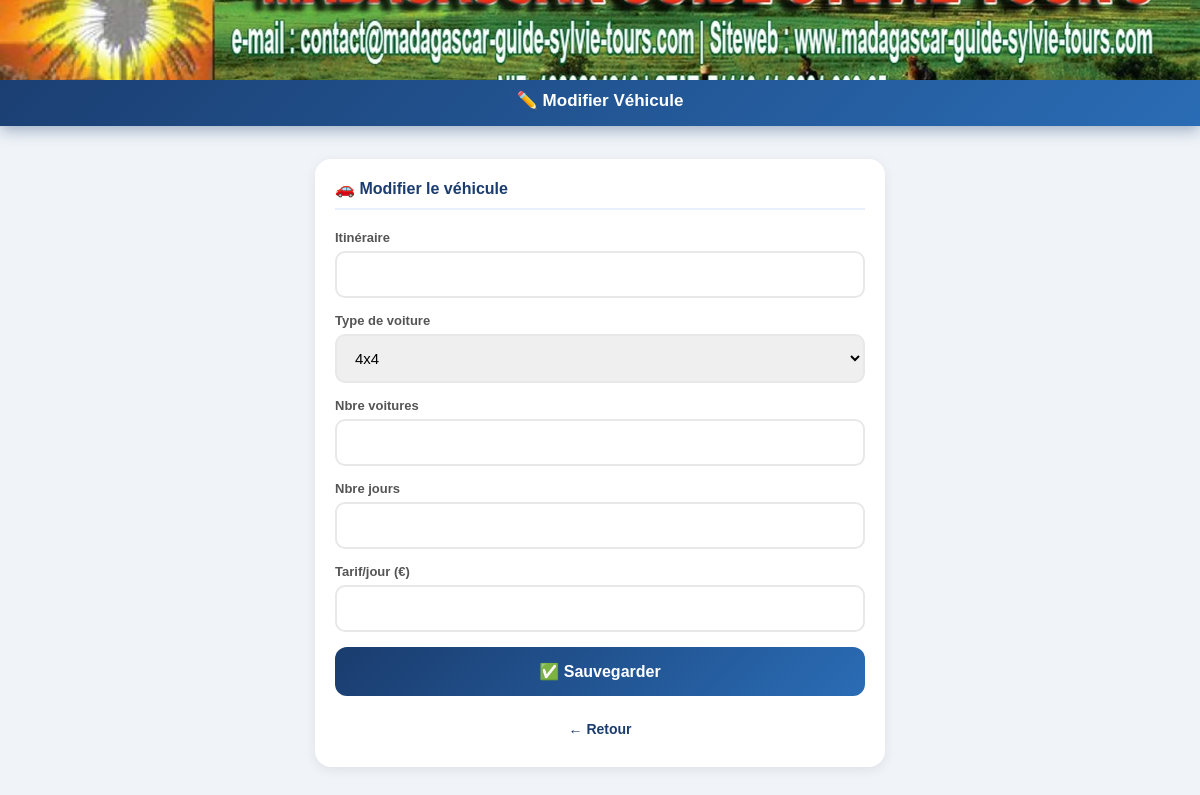
Page /modifier_vehicule/11 on the earlier database version.
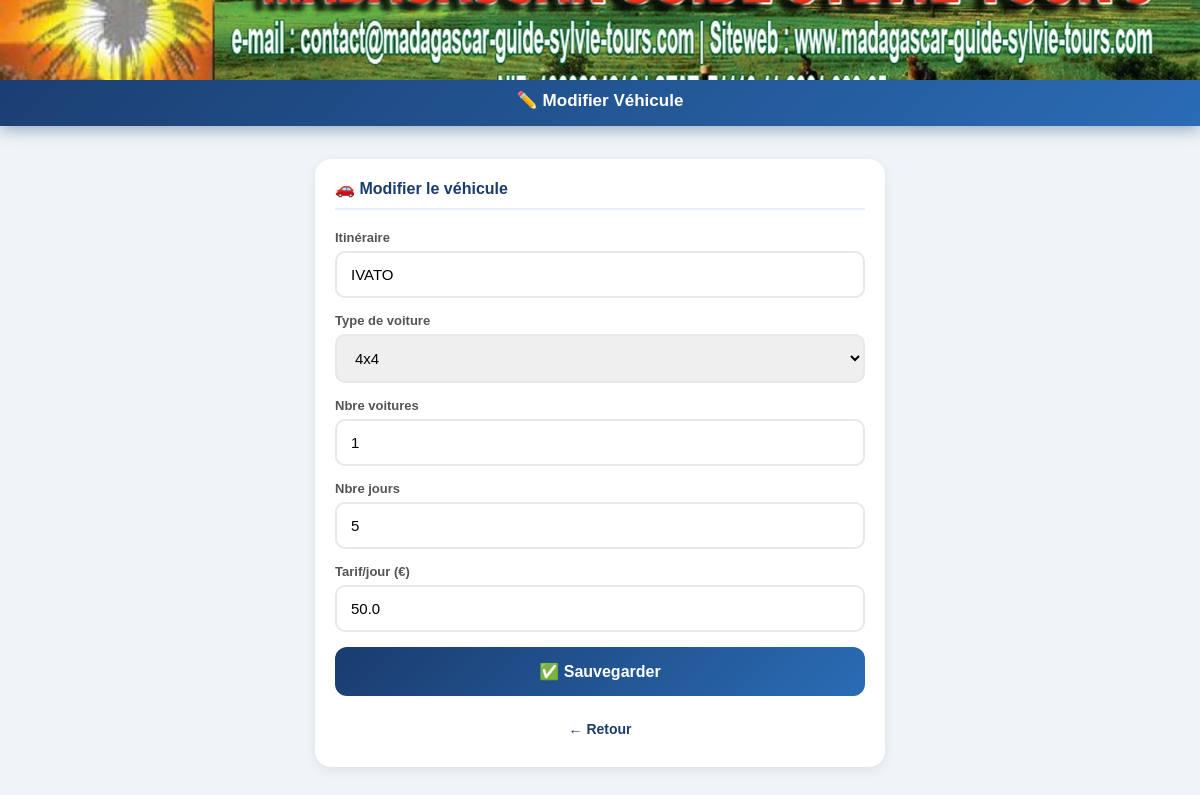
Same page on the later database version.
### tables this page shows
CREATE TABLE vehicules (
        id INTEGER PRIMARY KEY AUTOINCREMENT,
        mission_id INTEGER,
        itineraire TEXT,
        type_voiture TEXT,
        nb_voitures INTEGER,
        nb_jours INTEGER,
        tarif_jour REAL, noms_chauffeurs TEXT, nb_chauffeurs INTEGER DEFAULT 0,
        FOREIGN KEY(mission_id) REFERENCES missions(id)
    );

### app.py (the view, shortened to what this page needs)
@app.route('/modifier_vehicule/<int:veh_id>', methods=['GET', 'POST'])
def modifier_vehicule(veh_id):
    conn = sqlite3.connect(DB)
    c = conn.cursor()
    c.execute("SELECT * FROM vehicules WHERE id=?", (veh_id,))
    veh = c.fetchone()
    conn.close()
    return render_template('modifier_vehicule.html', veh=veh)

### templates/modifier_vehicule.html (shortened to what this page needs)
<!DOCTYPE html>
<html lang="fr">
<head>
</head>
<body>
    <div class="header">
        <img src="/static/logo.jpg" class="header-logo" alt="Logo">
        <div class="header-text"><h1>✏️ Modifier Véhicule</h1></div>
    </div>
    <div class="container">
        <div class="card">
            <div class="card-title">🚗 Modifier le véhicule</div>
            <form method="POST">
                <div class="form-group"><label>Itinéraire</label><input type="text" name="itineraire" value="{{ veh[2] }}" required></div>
                <div class="form-group"><label>Type de voiture</label>
                    <select name="type_voiture">
                        <option {% if veh[3] == '4x4' %}selected{% endif %}>4x4</option>
                    </select>
                </div>
                <div class="form-group"><label>Nbre voitures</label><input type="number" name="nb_voitures" value="{{ veh[4] }}" min="1" required></div>
                <div class="form-group"><label>Nbre jours</label><input type="number" name="nb_jours" value="{{ veh[5] }}" min="1" required></div>
                <div class="form-group"><label>Tarif/jour (€)</label><input type="number" name="tarif_jour" value="{{ veh[6] }}" min="0" step="0.01" required></div>
                <button type="submit" class="btn">✅ Sauvegarder</button>
            </form>
            <a href="/mission/{{ veh[1] }}" class="btn-retour">← Retour</a>
        </div>
    </div>
</body>
</html>

Differences in the rows shown:
added vehicules: itineraire "IVATO", type_voiture "4x4", nb_voitures "1", nb_jours "5", tarif_jour "50.0"
Other differences:
form field type_voiture: "4x4" → (not shown)
